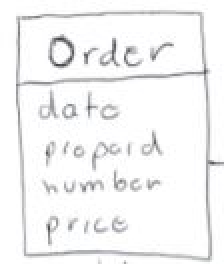
#> input picture Code/OCR/Handwritten OCR/ocr_test_img.JPG, 112 x 132 px, found by its file name (shown 2 times larger)
$ python split_lines.py
#> lines starting #> are read from the running program, lines starting #| are printed output that depends on the picture; after the words box and inside, x2 and y2 are one past the last pixel; in counts of white or black regions, pixels touching at a corner belong together
### Code/OCR/Handwritten OCR/A-star/horizontal_projections.py
from skimage.io import imread
from skimage.color import rgb2gray
from skimage.filters import sobel
import matplotlib.pyplot as plt
import numpy as np

def horizontal_projections(sobel_image):
    #threshold the image.
    sum_of_rows = []
    for row in range(sobel_image.shape[0]-1):
        sum_of_rows.append(np.sum(sobel_image[row,:]))

    return sum_of_rows

# [9 lines that do not run on import are left out]

### Code/OCR/Handwritten OCR/A-star/find_peak_regions.py
from skimage.io import imread
from skimage.color import rgb2gray
from skimage.filters import sobel
import matplotlib.pyplot as plt
import numpy as np

from horizontal_projections import horizontal_projections

def find_peak_regions(hpp, divider=2):
    threshold = (np.max(hpp)-np.min(hpp))/divider
    peaks = []
    peaks_index = []
    for i, hppv in enumerate(hpp):
        if hppv < threshold:
            peaks.append([i, hppv])
    return peaks

# [18 lines that do not run on import are left out]

### Code/OCR/Handwritten OCR/A-star/astar.py
from skimage.io import imread
from skimage.color import rgb2gray
from skimage.filters import sobel
from skimage.filters import threshold_otsu
from skimage.util import invert
import matplotlib.pyplot as plt
import numpy as np
from heapq import *

from horizontal_projections import horizontal_projections

def get_hpp_walking_regions(peaks_index):
    hpp_clusters = []
    cluster = []
    for index, value in enumerate(peaks_index):
        cluster.append(value)

        if index < len(peaks_index)-1 and peaks_index[index+1] - value > 1:
            hpp_clusters.append(cluster)
            cluster = []

        #get the last cluster
        if index == len(peaks_index)-1:
            hpp_clusters.append(cluster)
            cluster = []

    return hpp_clusters

def heuristic(a, b):
    return (b[0] - a[0]) ** 2 + (b[1] - a[1]) ** 2

def astar(array, start, goal):

    neighbors = [(0,1),(0,-1),(1,0),(-1,0),(1,1),(1,-1),(-1,1),(-1,-1)]
    close_set = set()
    came_from = {}
    gscore = {start:0}
    fscore = {start:heuristic(start, goal)}
    oheap = []

    heappush(oheap, (fscore[start], start))

    while oheap:

        current = heappop(oheap)[1]

        if current == goal:
            data = []
            while current in came_from:
                data.append(current)
                current = came_from[current]
            return data

        close_set.add(current)
        for i, j in neighbors:
            neighbor = current[0] + i, current[1] + j
            tentative_g_score = gscore[current] + heuristic(current, neighbor)
            if 0 <= neighbor[0] < array.shape[0]:
                if 0 <= neighbor[1] < array.shape[1]:
                    if array[neighbor[0]][neighbor[1]] == 1:
                        continue
                else:
                    # array bound y walls
                    continue
            else:
                # array bound x walls
                continue

            if neighbor in close_set and tentative_g_score >= gscore.get(neighbor, 0):
                continue

            if  tentative_g_score < gscore.get(neighbor, 0) or neighbor not in [i[1]for i in oheap]:
                came_from[neighbor] = current
                gscore[neighbor] = tentative_g_score
                fscore[neighbor] = tentative_g_score + heuristic(neighbor, goal)
                heappush(oheap, (fscore[neighbor], neighbor))

    return []

def get_binary(img):
    mean = np.mean(img)
    if mean == 0.0 or mean == 1.0:
        return img

    thresh = threshold_otsu(img)
    binary = img <= thresh
    binary = binary*1
    return binary

def path_exists(window_image):
    #very basic check first then proceed to A* check
    if 0 in horizontal_projections(window_image):
        return True

    padded_window = np.zeros((window_image.shape[0],1))
    world_map = np.hstack((padded_window, np.hstack((window_image,padded_window)) ) )
    path = np.array(astar(world_map, (int(world_map.shape[0]/2), 0), (int(world_map.shape[0]/2), world_map.shape[1])))
    if len(path) > 0:
        return True

    return False

def get_road_block_regions(nmap):
    road_blocks = []
    needtobreak = False

    for col in range(nmap.shape[1]):
        start = col
        end = col+20
        if end > nmap.shape[1]-1:
            end = nmap.shape[1]-1
            needtobreak = True

        if path_exists(nmap[:, start:end]) == False:
            road_blocks.append(col)

        if needtobreak == True:
            break

    return road_blocks

def group_the_road_blocks(road_blocks):
    #group the road blocks
    road_blocks_cluster_groups = []
    road_blocks_cluster = []
    size = len(road_blocks)
    for index, value in enumerate(road_blocks):
        road_blocks_cluster.append(value)
        if index < size-1 and (road_blocks[index+1] - road_blocks[index]) > 1:
            road_blocks_cluster_groups.append([road_blocks_cluster[0], road_blocks_cluster[len(road_blocks_cluster)-1]])
            road_blocks_cluster = []

        if index == size-1 and len(road_blocks_cluster) > 0:
            road_blocks_cluster_groups.append([road_blocks_cluster[0], road_blocks_cluster[len(road_blocks_cluster)-1]])
            road_blocks_cluster = []

    return road_blocks_cluster_groups

### Code/OCR/Handwritten OCR/A-star/split_lines.py
from skimage.io import imread
from skimage.color import rgb2gray
from skimage.filters import sobel
import matplotlib.pyplot as plt
import numpy as np
import cv2

from horizontal_projections import horizontal_projections
from find_peak_regions import find_peak_regions
import astar

img = rgb2gray(imread("ocr_test_img.jpg"))
#> img: shape (132, 112) float64; min 0.263, max 1, mean 0.956
sobel_image = sobel(img)
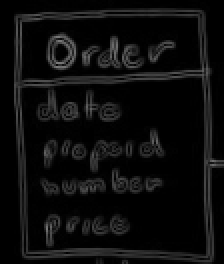
#> sobel_image: shape (132, 112) float64 (shown 2 times larger); min 0, max 0.482, mean 0.0509
hpp = horizontal_projections(sobel_image)
#> after the loop in horizontal_projections, `for row in range(sobel_image.shape[0]-1):`: sum_of_rows = 131 values, max 16.93 at index 7, min 0.369 at index 1, mean 5.73
#> hpp has the same summary as sum_of_rows in horizontal_projections

peaks = find_peak_regions(hpp)
#> in find_peak_regions, `threshold = (np.max(hpp)-np.min(hpp))/divider`: threshold = 8.28
#> the loop in find_peak_regions, `for i, hppv in enumerate(hpp):` made 131 passes
#> hppv on passes 1 to 12: 0.403, 0.369, 0.445, 0.462, 4.23, 11.89, 9.24, 16.93, 11.95, 6.76, 2.96, 1.61
#> after the loop in find_peak_regions, `for i, hppv in enumerate(hpp):`: peaks = 96 pairs, first value 0 to 130, second value 0.369 to 8.02
peaks_index = np.array(peaks)[:,0].astype(int)
#> peaks_index = 96 values from 0 to 130

segmented_img = np.copy(img)
r,c = segmented_img.shape
#> r = 132; c = 112
for ri in range(r):
    if ri in peaks_index:
        segmented_img[ri, :] = 0
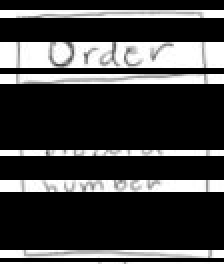
#> segmented_img: shape (132, 112) float64 (shown 2 times larger); min 0, max 1, mean 0.249

hpp_clusters = astar.get_hpp_walking_regions(peaks_index)
#> the loop in get_hpp_walking_regions, `for index, value in enumerate(peaks_index):` made 96 passes
#> value on passes 1 to 12: 0, 1, 2, 3, 4, 9, 10, 11, 12, 13, 14, 15
#> after the loop in get_hpp_walking_regions, `for index, value in enumerate(peaks_index):`: hpp_clusters = 7 items
#> hpp_clusters = 7 items

binary_image = astar.get_binary(img)
#> in get_binary, `mean = np.mean(img)`: mean = 0.956
#> in get_binary, `thresh = threshold_otsu(img)`: thresh = 0.849
#> in get_binary, `binary = img <= thresh`:
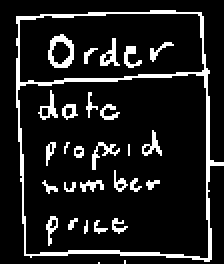
#> binary: shape (132, 112) bool (shown 2 times larger); 11.8% white in thin lines or dots, all inside (x1, y1, x2, y2) = (8, 5, 112, 132)

for cluster_of_interest in hpp_clusters:
    nmap = binary_image[cluster_of_interest[0]:cluster_of_interest[len(cluster_of_interest)-1],:]
    road_blocks = astar.get_road_block_regions(nmap)
    road_blocks_cluster_groups = astar.group_the_road_blocks(road_blocks)
    #create the doorways
    for index, road_blocks in enumerate(road_blocks_cluster_groups):
        window_image = nmap[:, road_blocks[0]: road_blocks[1]+10]
        binary_image[cluster_of_interest[0]:cluster_of_interest[len(cluster_of_interest)-1],:][:, road_blocks[0]: road_blocks[1]+10][int(window_image.shape[0]/2),:] *= 0
#> this loop made 7 passes
#> (cluster_of_interest, size in group_the_road_blocks, road_blocks_cluster_groups) on passes 2, 5: ([9, 10, 11, 12, 13, 14, 15, 16, 17, 18, 19, 20], 22, [[0, 9], [81, 92]]), ([78, 79, 80, 81, 82, 83, 84, 85, 86, 87, 88, 89], 31, [[0, 11], [38, 47], [84, 92]])
#> (size in group_the_road_blocks, road_blocks_cluster_groups) on passes 4, 6: (19, [[0, 9], [84, 92]]), (20, [[0, 11], [85, 92]])

line_segments = []
for i, cluster_of_interest in enumerate(hpp_clusters):
    nmap = binary_image[cluster_of_interest[0]:cluster_of_interest[len(cluster_of_interest)-1],:]
    path = np.array(astar.astar(nmap, (int(nmap.shape[0]/2), 0), (int(nmap.shape[0]/2),nmap.shape[1]-1)))
    offset_from_top = cluster_of_interest[0]
    for val in range(len(path)):
        if val is not []:
            path[val,0] += offset_from_top
            line_segments.append(path)
#> this loop made 7 passes
#> cluster_of_interest on passes 1, 2, 3, 5, 7: [0, 1, 2, 3, 4], [9, 10, 11, 12, 13, 14, 15, 16, 17, 18, 19, 20], [34, 35, 36], [78, 79, 80, 81, 82, 83, 84, 85, 86, 87, 88, 89], [129, 130]

cluster_of_interest = hpp_clusters[1]
offset_from_top = cluster_of_interest[0]
nmap = binary_image[cluster_of_interest[0]:cluster_of_interest[len(cluster_of_interest)-1],:]
plt.figure(figsize=(20,20))
plt.imshow(astar.invert(nmap), cmap="gray")

path = np.array(astar.astar(nmap, (int(nmap.shape[0]/2), 0), (int(nmap.shape[0]/2),nmap.shape[1]-1)))

offset_from_top = cluster_of_interest[0]
fig, ax = plt.subplots(figsize=(20,10), ncols=2)
for path in line_segments:
    ax[1].plot((path[:,1]), path[:,0])
ax[1].axis("off")
ax[0].axis("off")
ax[1].imshow(img, cmap="gray")
ax[0].imshow(img, cmap="gray")
plt.plot(path[:,1], path[:,0])
plt.show()
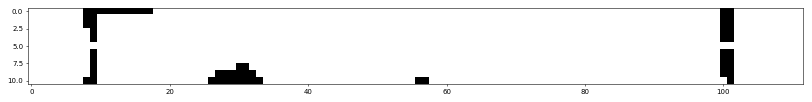
#> figure drawn by matplotlib, 1 panel
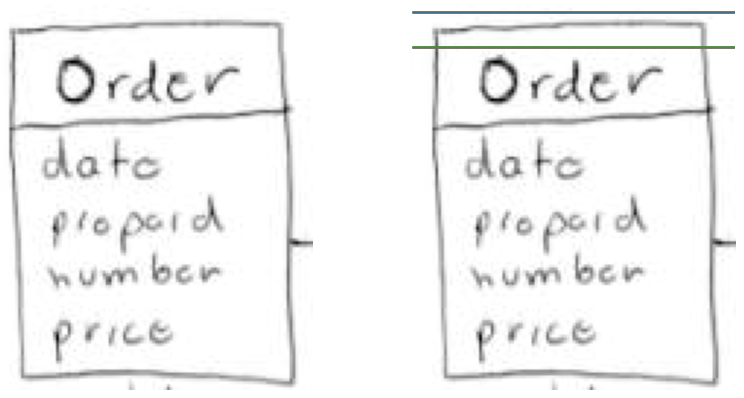
#> figure drawn by matplotlib, 2 panels
